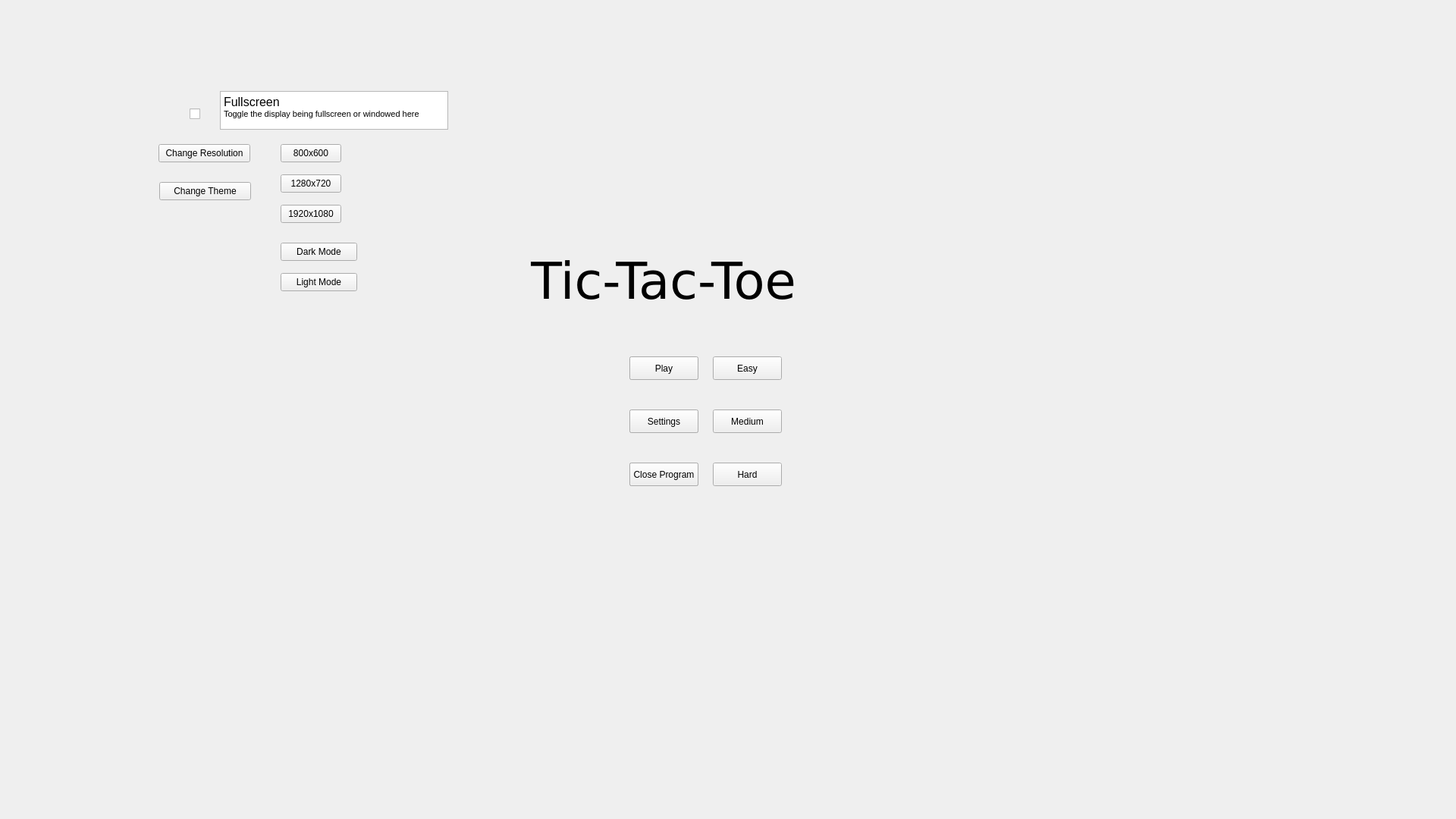
<?xml version="1.0" encoding="UTF-8"?>
<ui version="4.0">
 <class>MainWindow</class>
 <widget class="QMainWindow" name="MainWindow">
  <property name="geometry">
   <rect>
    <x>0</x>
    <y>0</y>
    <width>1920</width>
    <height>1080</height>
   </rect>
  </property>
  <property name="minimumSize">
   <size>
    <width>800</width>
    <height>600</height>
   </size>
  </property>
  <property name="cursor">
   <cursorShape>ArrowCursor</cursorShape>
  </property>
  <property name="windowTitle">
   <string>MainWindow</string>
  </property>
  <property name="autoFillBackground">
   <bool>false</bool>
  </property>
  <property name="Pixmap" stdset="0">
   <pixmap/>
  </property>
  <widget class="QWidget" name="mainMenu">
   <widget class="QPushButton" name="vsCPUButton">
    <property name="geometry">
     <rect>
      <x>830</x>
      <y>540</y>
      <width>91</width>
      <height>31</height>
     </rect>
    </property>
    <property name="text">
     <string>vs CPU</string>
    </property>
   </widget>
   <widget class="QPushButton" name="playEasyCPUButton">
    <property name="geometry">
     <rect>
      <x>940</x>
      <y>470</y>
      <width>91</width>
      <height>31</height>
     </rect>
    </property>
    <property name="text">
     <string>Easy</string>
    </property>
   </widget>
   <widget class="QPushButton" name="twoPlayerButton">
    <property name="geometry">
     <rect>
      <x>830</x>
      <y>470</y>
      <width>91</width>
      <height>31</height>
     </rect>
    </property>
    <property name="text">
     <string>2 Player</string>
    </property>
   </widget>
   <widget class="QPushButton" name="backButtonMenu">
    <property name="geometry">
     <rect>
      <x>830</x>
      <y>610</y>
      <width>91</width>
      <height>31</height>
     </rect>
    </property>
    <property name="text">
     <string>Back</string>
    </property>
   </widget>
   <widget class="QPushButton" name="playMediumCPUButton">
    <property name="geometry">
     <rect>
      <x>940</x>
      <y>540</y>
      <width>91</width>
      <height>31</height>
     </rect>
    </property>
    <property name="text">
     <string>Medium</string>
    </property>
   </widget>
   <widget class="QLabel" name="titleText">
    <property name="geometry">
     <rect>
      <x>700</x>
      <y>270</y>
      <width>361</width>
      <height>201</height>
     </rect>
    </property>
    <property name="font">
     <font>
      <family>Verdana</family>
      <pointsize>50</pointsize>
     </font>
    </property>
    <property name="lineWidth">
     <number>0</number>
    </property>
    <property name="text">
     <string>Tic-Tac-Toe</string>
    </property>
   </widget>
   <widget class="QPushButton" name="playButton">
    <property name="geometry">
     <rect>
      <x>830</x>
      <y>470</y>
      <width>91</width>
      <height>31</height>
     </rect>
    </property>
    <property name="text">
     <string>Play</string>
    </property>
   </widget>
   <widget class="QPushButton" name="backButtonCPUselect">
    <property name="geometry">
     <rect>
      <x>830</x>
      <y>610</y>
      <width>91</width>
      <height>31</height>
     </rect>
    </property>
    <property name="text">
     <string>Back</string>
    </property>
   </widget>
   <widget class="QPushButton" name="settingsButton">
    <property name="geometry">
     <rect>
      <x>830</x>
      <y>540</y>
      <width>91</width>
      <height>31</height>
     </rect>
    </property>
    <property name="text">
     <string>Settings</string>
    </property>
   </widget>
   <widget class="QPushButton" name="exitButton">
    <property name="geometry">
     <rect>
      <x>830</x>
      <y>610</y>
      <width>91</width>
      <height>31</height>
     </rect>
    </property>
    <property name="text">
     <string>Close Program</string>
    </property>
   </widget>
   <widget class="QPushButton" name="playHardCPUButton">
    <property name="geometry">
     <rect>
      <x>940</x>
      <y>610</y>
      <width>91</width>
      <height>31</height>
     </rect>
    </property>
    <property name="text">
     <string>Hard</string>
    </property>
   </widget>
   <widget class="QCheckBox" name="fullscreenBox">
    <property name="geometry">
     <rect>
      <x>250</x>
      <y>140</y>
      <width>76</width>
      <height>21</height>
     </rect>
    </property>
    <property name="text">
     <string/>
    </property>
   </widget>
   <widget class="QTextBrowser" name="fullscreenText">
    <property name="geometry">
     <rect>
      <x>290</x>
      <y>120</y>
      <width>301</width>
      <height>51</height>
     </rect>
    </property>
    <property name="html">
     <string>&lt;!DOCTYPE HTML PUBLIC &quot;-//W3C//DTD HTML 4.0//EN&quot; &quot;http://www.w3.org/TR/REC-html40/strict.dtd&quot;&gt;
&lt;html&gt;&lt;head&gt;&lt;meta name=&quot;qrichtext&quot; content=&quot;1&quot; /&gt;&lt;meta charset=&quot;utf-8&quot; /&gt;&lt;style type=&quot;text/css&quot;&gt;
p, li { white-space: pre-wrap; }
hr { height: 1px; border-width: 0; }
li.unchecked::marker { content: &quot;\2610&quot;; }
li.checked::marker { content: &quot;\2612&quot;; }
&lt;/style&gt;&lt;/head&gt;&lt;body style=&quot; font-family:'Segoe UI'; font-size:9pt; font-weight:400; font-style:normal;&quot;&gt;
&lt;p style=&quot; margin-top:0px; margin-bottom:0px; margin-left:0px; margin-right:0px; -qt-block-indent:0; text-indent:0px;&quot;&gt;&lt;span style=&quot; font-size:12pt;&quot;&gt;Fullscreen&lt;/span&gt;&lt;/p&gt;
&lt;p style=&quot; margin-top:0px; margin-bottom:0px; margin-left:0px; margin-right:0px; -qt-block-indent:0; text-indent:0px;&quot;&gt;&lt;span style=&quot; font-size:8pt;&quot;&gt;Toggle the display being fullscreen or windowed here&lt;/span&gt;&lt;/p&gt;&lt;/body&gt;&lt;/html&gt;</string>
    </property>
   </widget>
   <widget class="QPushButton" name="resolutionSettings">
    <property name="geometry">
     <rect>
      <x>209</x>
      <y>190</y>
      <width>121</width>
      <height>24</height>
     </rect>
    </property>
    <property name="text">
     <string>Change Resolution</string>
    </property>
   </widget>
   <widget class="QPushButton" name="res800">
    <property name="geometry">
     <rect>
      <x>370</x>
      <y>190</y>
      <width>80</width>
      <height>24</height>
     </rect>
    </property>
    <property name="text">
     <string>800x600</string>
    </property>
   </widget>
   <widget class="QPushButton" name="res1280">
    <property name="geometry">
     <rect>
      <x>370</x>
      <y>230</y>
      <width>80</width>
      <height>24</height>
     </rect>
    </property>
    <property name="text">
     <string>1280x720</string>
    </property>
   </widget>
   <widget class="QPushButton" name="res1920">
    <property name="geometry">
     <rect>
      <x>370</x>
      <y>270</y>
      <width>80</width>
      <height>24</height>
     </rect>
    </property>
    <property name="text">
     <string>1920x1080</string>
    </property>
   </widget>
   <widget class="QPushButton" name="pushButton">
    <property name="geometry">
     <rect>
      <x>210</x>
      <y>240</y>
      <width>121</width>
      <height>24</height>
     </rect>
    </property>
    <property name="text">
     <string>Change Theme</string>
    </property>
   </widget>
   <widget class="QPushButton" name="darkMode">
    <property name="geometry">
     <rect>
      <x>370</x>
      <y>320</y>
      <width>101</width>
      <height>24</height>
     </rect>
    </property>
    <property name="text">
     <string>Dark Mode</string>
    </property>
   </widget>
   <widget class="QPushButton" name="lightMode">
    <property name="geometry">
     <rect>
      <x>370</x>
      <y>360</y>
      <width>101</width>
      <height>24</height>
     </rect>
    </property>
    <property name="text">
     <string>Light Mode</string>
    </property>
   </widget>
  </widget>
 </widget>
 <resources/>
 <connections/>
</ui>
